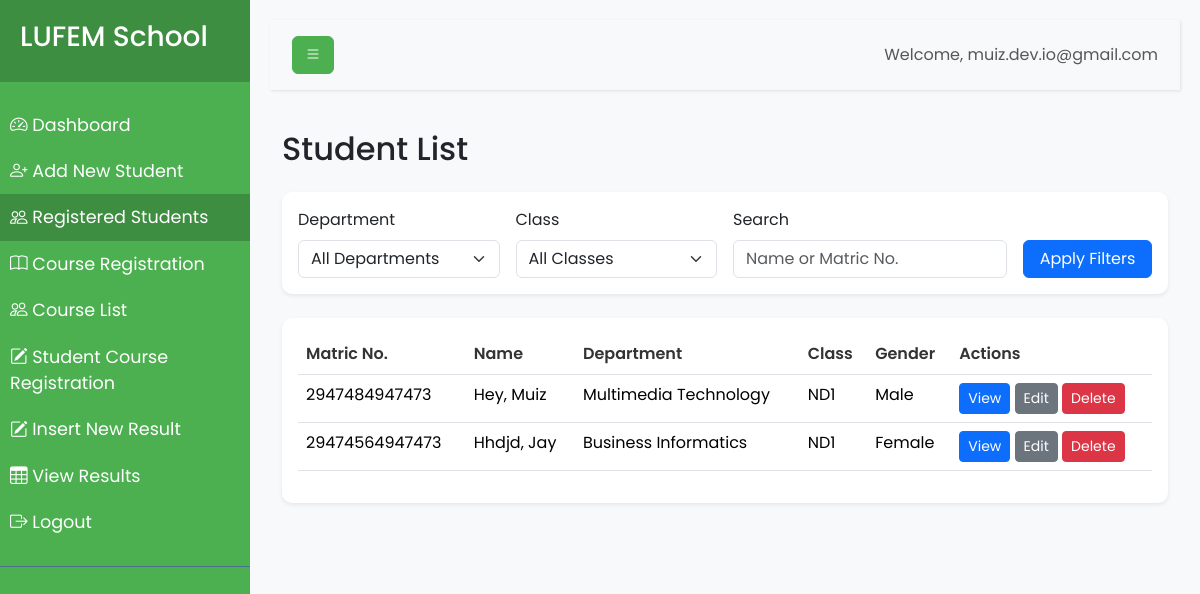
Before: /dashboard/student_list.php (signed in) with the older database file.
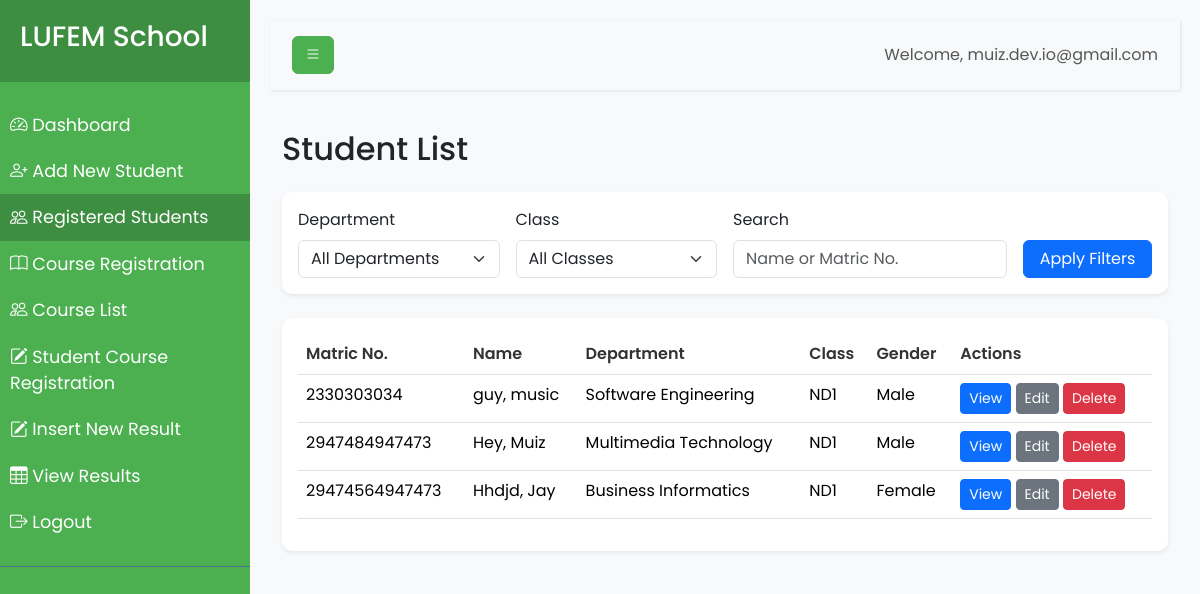
After: the same page with the newer database file.
### tables this page shows
CREATE TABLE `Students` (
  `student_id` int(11) NOT NULL,
  `matriculation_number` varchar(20) NOT NULL,
  `first_name` varchar(50) NOT NULL,
  `last_name` varchar(50) NOT NULL,
  `department_id` int(11) NOT NULL,
  `gender` enum('Male','Female','Other') NOT NULL,
  `class` enum('ND1','ND2','HND1','HND2') NOT NULL,
  `academic_year_id` int(11) NOT NULL,
  `session_id` int(11) NOT NULL,
  `password` varchar(255) NOT NULL
);

CREATE TABLE `Departments` (
  `department_id` int(11) NOT NULL,
  `department_name` varchar(100) NOT NULL
);

### db.php (called while the page is built, shortened)
<?php
$host = 'localhost';
$dbname = 'lf';
$username = 'root';
$password = '';
try {
    $conn = new mysqli($host, $username, $password, $dbname);
} catch (Exception $e) {
    die("Database connection failed: " . $e->getMessage());
}
function executeQuery($sql, $params = []) {
    global $conn;
    $stmt = $conn->prepare($sql);
    if (!empty($params)) {
        $types = str_repeat('s', count($params));
        $stmt->bind_param($types, ...$params);
    }
    $stmt->execute();
    return $stmt;
}
function fetchAll($sql, $params = []) {
    $stmt = executeQuery($sql, $params);
    $result = $stmt->get_result();
    return $result->fetch_all(MYSQLI_ASSOC);
}

### dashboard/student_list.php (the view, shortened to what this page needs)
<?php
require_once '../db.php';
$filters = [
    'department_id' => $_GET['department_id'] ?? '',
    'class' => $_GET['class'] ?? '',
    'search' => $_GET['search'] ?? '',
];
$page = isset($_GET['page']) ? (int)$_GET['page'] : 1;
$limit = 10;
$offset = ($page - 1) * $limit;
$query = "SELECT s.student_id, s.matriculation_number, s.first_name, s.last_name,
                 s.gender, s.class, d.department_name, d.department_id
          FROM Students s
          JOIN Departments d ON s.department_id = d.department_id
          WHERE 1=1";
$params = [];
$query .= " ORDER BY s.last_name, s.first_name";
$query .= " LIMIT ? OFFSET ?";
$params[] = $limit;
$params[] = $offset;
$students = fetchAll($query, $params);
?>
<!DOCTYPE html>
<html lang="en">
<head>
    <link href="https://cdn.jsdelivr.net/npm/bootstrap@5.3.3/dist/css/bootstrap.min.css" rel="stylesheet">
    <link href="https://cdn.jsdelivr.net/npm/bootstrap-icons@1.7.2/font/bootstrap-icons.css" rel="stylesheet">
    <link rel="stylesheet" href="../css/dashboard.css">
</head>
<body>
    <div class="wrapper">
        <?php include 'sidebar.php'; ?>
        <div id="content">
            <?php include 'navbar.php'; ?>
            <div class="container-fluid mt-4">
                <h2 class="mb-4">Student List</h2>
                <div class="card shadow-sm mb-4">
                    <div class="card-body">
                        <form id="filterForm" method="GET" class="row g-3">
                            <div class="col-md-3">
                                <label for="department" class="form-label">Department</label>
                                <select class="form-select" id="department" name="department_id">
                                    <option value="">All Departments</option>
                                </select>
                            </div>
                            <div class="col-md-3">
                                <label for="class" class="form-label">Class</label>
                                <select class="form-select" id="class" name="class">
                                    <option value="">All Classes</option>
                                </select>
                            </div>
                            <div class="col-md-4">
                                <label for="search" class="form-label">Search</label>
                                <input type="text" class="form-control" id="search" name="search" value="<?php echo htmlspecialchars($filters['search']); ?>" placeholder="Name or Matric No.">
                            </div>
                            <div class="col-md-2 d-flex align-items-end">
                                <button type="submit" class="btn btn-primary w-100">Apply Filters</button>
                            </div>
                        </form>
                    </div>
                </div>
                <div class="card shadow-sm">
                    <div class="card-body">
                        <div class="table-responsive">
                            <table class="table table-hover">
                                <thead>
                                    <tr>
                                        <th>Matric No.</th>
                                        <th>Name</th>
                                        <th>Department</th>
                                        <th>Class</th>
                                        <th>Gender</th>
                                        <th>Actions</th>
                                    </tr>
                                </thead>
                                <tbody>
                                    <?php foreach ($students as $student): ?>
                                        <tr data-student-id="<?php echo $student['student_id']; ?>"
                                            data-matric-number="<?php echo htmlspecialchars($student['matriculation_number']); ?>"
                                            data-first-name="<?php echo htmlspecialchars($student['first_name']); ?>"
                                            data-last-name="<?php echo htmlspecialchars($student['last_name']); ?>"
                                            data-department-id="<?php echo $student['department_id']; ?>"
                                            data-department-name="<?php echo htmlspecialchars($student['department_name']); ?>"
                                            data-class="<?php echo htmlspecialchars($student['class']); ?>"
                                            data-gender="<?php echo htmlspecialchars($student['gender']); ?>">
                                            <td><?php echo htmlspecialchars($student['matriculation_number']); ?></td>
                                            <td><?php echo htmlspecialchars($student['last_name'] . ', ' . $student['first_name']); ?></td>
                                            <td><?php echo htmlspecialchars($student['department_name']); ?></td>
                                            <td><?php echo htmlspecialchars($student['class']); ?></td>
                                            <td><?php echo htmlspecialchars($student['gender']); ?></td>
                                            <td class="action-buttons">
                                                <button class="btn btn-sm btn-primary view-student" data-bs-toggle="modal" data-bs-target="#studentModal">View</button>
                                                <button class="btn btn-sm btn-secondary edit-student" data-bs-toggle="modal" data-bs-target="#studentModal">Edit</button>
                                                <button class="btn btn-sm btn-danger delete-student" data-bs-toggle="modal" data-bs-target="#deleteConfirmModal">Delete</button>
                                            </td>
                                        </tr>
                                    <?php endforeach; ?>
                                </tbody>
                            </table>
                        </div>
                    </div>
                </div>
            </div>
        </div>
    </div>
</body>
</html>

### dashboard/sidebar.php
<nav id="sidebar">
    <div class="sidebar-header">
        <h3>LUFEM School</h3>
    </div>
    <ul class="list-unstyled components">
        <li class="<?php echo basename($_SERVER['PHP_SELF']) == 'admin_dashboard.php' ? 'active' : ''; ?>">
            <a href="admin_dashboard.php">
                <i class="bi bi-speedometer2"></i> Dashboard
            </a>
        </li>
        <li class="<?php echo basename($_SERVER['PHP_SELF']) == 'add_student.php' ? 'active' : ''; ?>">
            <a href="add_student.php">
                <i class="bi bi-person-plus"></i> Add New Student
            </a>
        </li>
        <li class="<?php echo basename($_SERVER['PHP_SELF']) == 'student_list.php' ? 'active' : ''; ?>">
            <a href="student_list.php">
                <i class="bi bi-people"></i> Registered Students
            </a>
        </li>
        <li class="<?php echo basename($_SERVER['PHP_SELF']) == 'course_creation.php' ? 'active' : ''; ?>">
            <a href="course_creation.php">
                <i class="bi bi-book"></i> Course Registration
            </a>
        </li>
         <li class="<?php echo basename($_SERVER['PHP_SELF']) == 'course_list.php' ? 'active' : ''; ?>">
            <a href="course_list.php">
                <i class="bi bi-people"></i> Course List
            </a>
        </li>
        <li class="<?php echo basename($_SERVER['PHP_SELF']) == 'student_course_registration.php' ? 'active' : ''; ?>">
            <a href="student_course_registration.php">
                <i class="bi bi-pencil-square"></i> Student Course Registration
            </a>
        </li>
        <li class="<?php echo basename($_SERVER['PHP_SELF']) == 'result_entry.php' ? 'active' : ''; ?>">
            <a href="result_entry.php">
                <i class="bi bi-pencil-square"></i> Insert New Result
            </a>
        </li>
        <li class="<?php echo basename($_SERVER['PHP_SELF']) == 'view_results.php' ? 'active' : ''; ?>">
            <a href="view_result.php">
                <i class="bi bi-table"></i> View Results
            </a>
        </li>
        <li>
            <a href="../logout.php">
                <i class="bi bi-box-arrow-right"></i> Logout
            </a>
        </li>
    </ul>
</nav>

### dashboard/navbar.php
<nav class="navbar navbar-expand-lg navbar-light bg-light">
    <div class="container-fluid">
        <button type="button" id="sidebarCollapse" class="btn btn-success">
            <i class="bi bi-list"></i>
        </button>
        <span class="navbar-text ms-auto">
            Welcome, <?php echo htmlspecialchars($_SESSION['admin_username']); ?>
        </span>
    </div>
</nav>

### css/dashboard.css (style rules this page uses)
body { font-family: 'Poppins', sans-serif; background-color: #f8f9fa; }
.wrapper { display: flex; width: 100%; align-items: stretch; }
#sidebar { min-width: 250px; max-width: 250px; background: #4CAF50; color: #fff; transition: all 0.3s; }
#sidebar .sidebar-header { padding: 20px; background: #3e8e41; }
#sidebar ul.components { padding: 20px 0; border-bottom: 1px solid #47748b; }
#sidebar ul li a { padding: 10px; font-size: 1.1em; display: block; color: #fff; text-decoration: none; }
#sidebar ul li.active > a, a[aria-expanded="true"] { color: #fff; background: #3e8e41; }
#content { width: 100%; padding: 20px; min-height: 100vh; transition: all 0.3s; }
.navbar { padding: 15px 10px; background: #fff; border: none; border-radius: 0; margin-bottom: 40px; box-shadow: 1px 1px 3px rgba(0, 0, 0, 0.1); }
.card { border: none; border-radius: 10px; box-shadow: 0 2px 4px rgba(0,0,0,0.1); margin-bottom: 20px; }
.btn-success { background-color: #4CAF50; border-color: #4CAF50; }
.table th { font-weight: 600; color: #333; }

### dashboard/student_list.php (style rules this page uses)
.table-responsive { overflow-x: auto; }
.action-buttons .btn { padding: 0.25rem 0.5rem; font-size: 0.875rem; }

Changed rows visible on the page:
added students: matriculation_number "2330303034", last_name+first_name "guy, music", department.department_name "Software Engineering", class "ND1", gender "Male"
